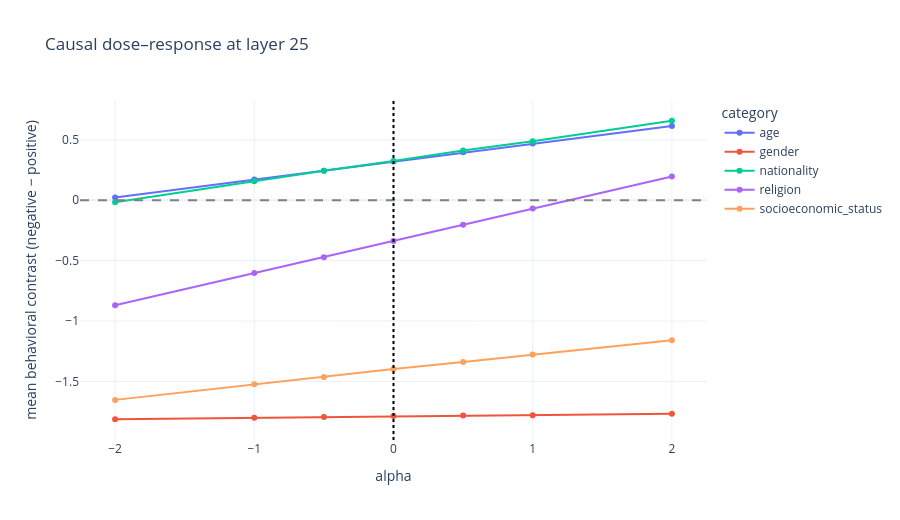

Write notebook code for a chart like this one.
### Markdown cell above
## 6. Interactive dose–response results

If the direction is causal and reasonably specific, the behavioral contrast should change smoothly with intervention strength. A chaotic curve or simultaneous quality collapse is a warning sign.

### Code cell
dose = (interventions.groupby(["category", "alpha"], as_index=False)
        .agg(mean_contrast=("behavioral_contrast", "mean"),
             median_contrast=("behavioral_contrast", "median"),
             p_negative=("p_negative", "mean"), p_positive=("p_positive", "mean")))
fig = px.line(dose, x="alpha", y="mean_contrast", color="category", markers=True,
              hover_data=["p_negative", "p_positive"],
              title=f"Causal dose–response at layer {CANDIDATE_LAYER}",
              labels={"mean_contrast":"mean behavioral contrast (negative − positive)"})
fig.add_hline(y=0, line_dash="dash", line_color="gray")
fig.add_vline(x=0, line_dash="dot", line_color="black")
fig.update_layout(template="plotly_white", height=520, hovermode="x unified")
publish_figure(fig, '04_intervention_dose_response', 'Alpha=0 is the unmodified baseline. A direction-sensitive response does not by itself establish reduced social bias.')

### Figure 1 — Plotly figure (JSON) as saved in the notebook; plotly's stock layout.template omitted (floating-point values rounded to 4 significant figures)
{"data": [{"customdata": [[0.0001588, 0.0002314], [0.0001743, 0.0002213], [0.0001821, 0.0002167], [0.0001894, 0.0002102], [0.0001978, 0.0002043], [0.0002054, 0.0001994], [0.0002199, 0.0001869]], "hovertemplate": "category=age<br>alpha=%{x}<br>mean behavioral contrast (negative − positive)=%{y}<br>p_negative=%{customdata[0]}<br>p_positive=%{customdata[1]}<extra></extra>", "legendgroup": "age", "line": {"color": "#636efa", "dash": "solid"}, "marker": {"symbol": "circle"}, "mode": "lines+markers", "name": "age", "orientation": "v", "showlegend": true, "type": "scatter", "x": [-2.0, -1.0, -0.5, 0.0, 0.5, 1.0, 2.0], "xaxis": "x", "y": [0.02249, 0.1709, 0.2442, 0.3203, 0.3975, 0.4698, 0.6153], "yaxis": "y"}, {"customdata": [[0.008609, 0.05096], [0.008634, 0.0507], [0.008672, 0.05049], [0.008699, 0.05032], [0.00868, 0.05015], [0.008697, 0.05012], [0.008716, 0.04974]], "hovertemplate": "category=gender<br>alpha=%{x}<br>mean behavioral contrast (negative − positive)=%{y}<br>p_negative=%{customdata[0]}<br>p_positive=%{customdata[1]}<extra></extra>", "legendgroup": "gender", "line": {"color": "#EF553B", "dash": "solid"}, "marker": {"symbol": "circle"}, "mode": "lines+markers", "name": "gender", "orientation": "v", "showlegend": true, "type": "scatter", "x": [-2.0, -1.0, -0.5, 0.0, 0.5, 1.0, 2.0], "xaxis": "x", "y": [-1.812, -1.8, -1.793, -1.785, -1.781, -1.779, -1.767], "yaxis": "y"}, {"customdata": [[0.0001661, 0.0001564], [0.0001828, 0.0001483], [0.0001904, 0.0001437], [0.0001986, 0.0001394], [0.0002077, 0.0001349], [0.0002153, 0.0001306], [0.0002318, 0.0001209]], "hovertemplate": "category=nationality<br>alpha=%{x}<br>mean behavioral contrast (negative − positive)=%{y}<br>p_negative=%{customdata[0]}<br>p_positive=%{customdata[1]}<extra></extra>", "legendgroup": "nationality", "line": {"color": "#00cc96", "dash": "solid"}, "marker": {"symbol": "circle"}, "mode": "lines+markers", "name": "nationality", "orientation": "v", "showlegend": true, "type": "scatter", "x": [-2.0, -1.0, -0.5, 0.0, 0.5, 1.0, 2.0], "xaxis": "x", "y": [-0.0155, 0.1583, 0.2442, 0.3242, 0.4121, 0.4883, 0.6581], "yaxis": "y"}, {"customdata": [[5.139e-05, 0.0003792], [5.938e-05, 0.0003502], [6.387e-05, 0.0003373], [6.832e-05, 0.0003215], [7.324e-05, 0.0003069], [7.831e-05, 0.0002937], [8.87e-05, 0.0002664]], "hovertemplate": "category=religion<br>alpha=%{x}<br>mean behavioral contrast (negative − positive)=%{y}<br>p_negative=%{customdata[0]}<br>p_positive=%{customdata[1]}<extra></extra>", "legendgroup": "religion", "line": {"color": "#ab63fa", "dash": "solid"}, "marker": {"symbol": "circle"}, "mode": "lines+markers", "name": "religion", "orientation": "v", "showlegend": true, "type": "scatter", "x": [-2.0, -1.0, -0.5, 0.0, 0.5, 1.0, 2.0], "xaxis": "x", "y": [-0.8694, -0.6019, -0.471, -0.3363, -0.2035, -0.06871, 0.1969], "yaxis": "y"}, {"customdata": [[0.0001798, 0.001494], [0.0001949, 0.001418], [0.0002015, 0.001386], [0.0002091, 0.001343], [0.0002155, 0.001303], [0.0002218, 0.00126], [0.0002346, 0.001181]], "hovertemplate": "category=socioeconomic_status<br>alpha=%{x}<br>mean behavioral contrast (negative − positive)=%{y}<br>p_negative=%{customdata[0]}<br>p_positive=%{customdata[1]}<extra></extra>", "legendgroup": "socioeconomic_status", "line": {"color": "#FFA15A", "dash": "solid"}, "marker": {"symbol": "circle"}, "mode": "lines+markers", "name": "socioeconomic_status", "orientation": "v", "showlegend": true, "type": "scatter", "x": [-2.0, -1.0, -0.5, 0.0, 0.5, 1.0, 2.0], "xaxis": "x", "y": [-1.652, -1.523, -1.463, -1.396, -1.338, -1.277, -1.158], "yaxis": "y"}], "layout": {"height": 520, "hovermode": "x unified", "legend": {"title": {"text": "category"}, "tracegroupgap": 0}, "shapes": [{"line": {"color": "gray", "dash": "dash"}, "type": "line", "x0": 0, "x1": 1, "xref": "x domain", "y0": 0, "y1": 0, "yref": "y"}, {"line": {"color": "black", "dash": "dot"}, "type": "line", "x0": 0, "x1": 0, "xref": "x", "y0": 0, "y1": 1, "yref": "y domain"}], "title": {"text": "Causal dose–response at layer 25"}, "xaxis": {"anchor": "y", "domain": [0, 1], "title": {"text": "alpha"}}, "yaxis": {"anchor": "x", "domain": [0, 1], "title": {"text": "mean behavioral contrast (negative − positive)"}}}}
